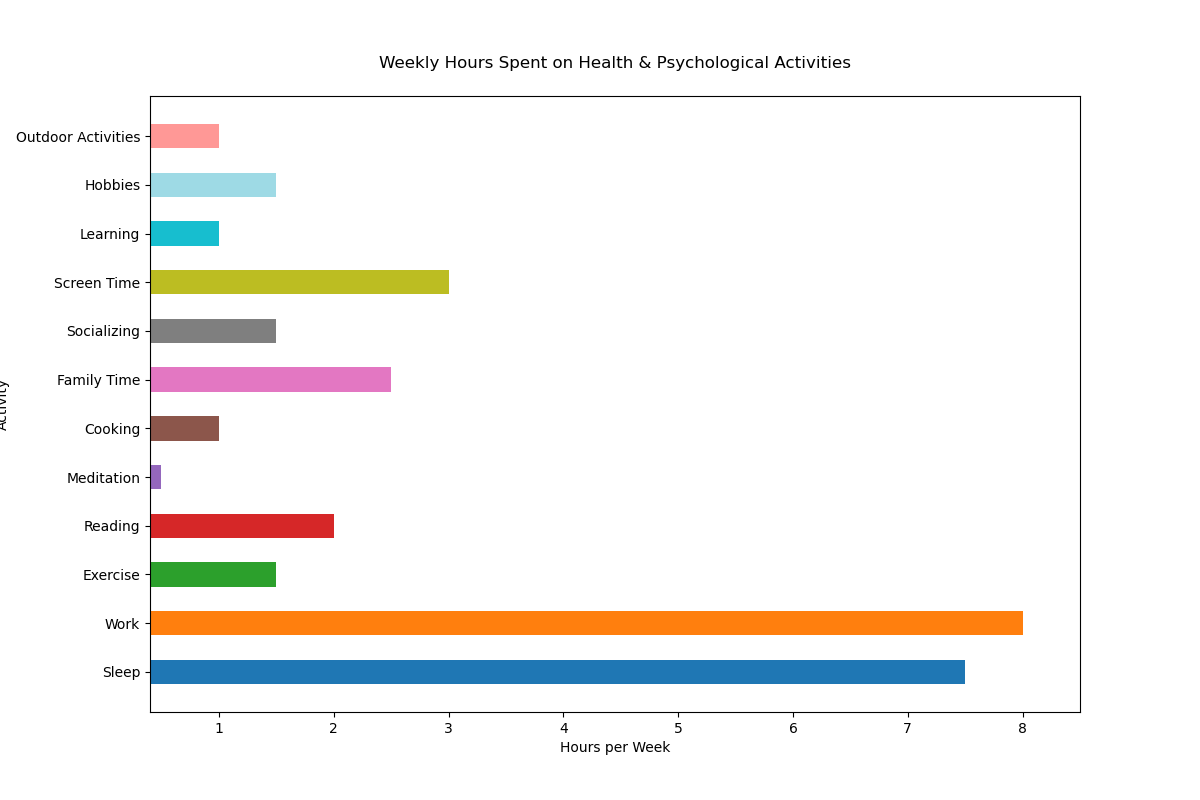

This chart was generated by the following Python code:

import matplotlib.pyplot as plt

# Data
activities = ['Sleep', 'Work', 'Exercise', 'Reading', 'Meditation', 'Cooking', 
              'Family Time', 'Socializing', 'Screen Time', 'Learning', 
              'Hobbies', 'Outdoor Activities']
hours = [7.5, 8, 1.5, 2, 0.5, 1, 2.5, 1.5, 3, 1, 1.5, 1]

# Create horizontal bar chart
plt.figure(figsize=(12, 8))  # Width, Height of the chart
plt.barh(activities, hours, color=['#1f77b4', '#ff7f0e', '#2ca02c', '#d62728', '#9467bd', '#8c564b', 
                                   '#e377c2', '#7f7f7f', '#bcbd22', '#17becf', '#9edae5', '#ff9896'], 
         height=0.5)  # Height of the bars

# Set the title and labels
plt.title('Weekly Hours Spent on Health & Psychological Activities', pad=20)
plt.xlabel('Hours per Week')
plt.ylabel('Activity')

# Set y-axis limits to start from a specific value
plt.xlim(0.4, 8.5)

# Show the plot
plt.show()
